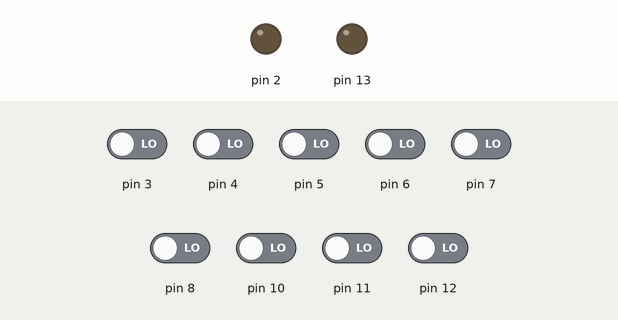
Simulated run of this sketch. Board: Arduino Uno, built with avr-gcc and run on an emulated ATmega328P. Shown: output pins drawn as LEDs (lit = HIGH). The test bench sets the inputs (shaded band); at power-on: pin 3–8, pin 10–12 LOW. What the sketch prints to the serial monitor is not drawn.

Above: at 2.0 s.
2.1 s: pin 3 driven HIGH
At 2.47 s:
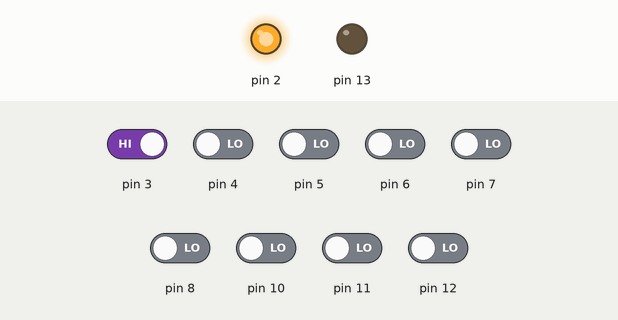
4.0 s: pin 4 driven HIGH
At 4.6 s:
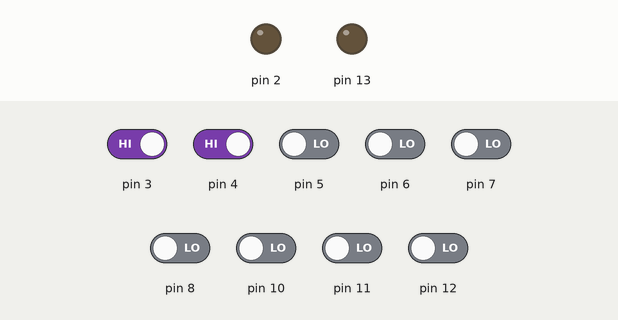
5.7 s: pin 6 driven HIGH
At 7.0 s:
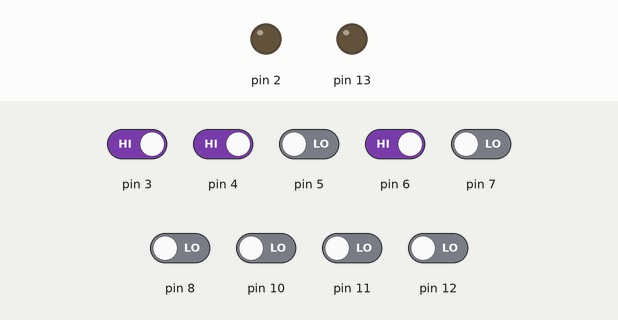
Timing chart, 0 to 8.7 s (numbered marks = the images above; inputs shaded):
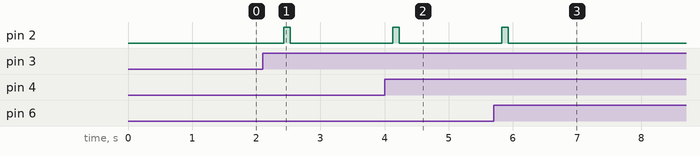

The sketch:

3X3Chess.ino
```cpp
#include <stdio.h>
// #include<Vector.h>
// #include<Pair.h>
// #include<string.h>
int s[9] = { 12, 4, 6, 11, 5, 3, 10, 7, 8 };
int initialPos;
int finalPos;
char moved;
int times = 0;
class Sensor {
public:
  int pin;
  char piece;
  int x;
  int y;
  int pval;
  int fval;
  Sensor() {
    this->piece = NULL;
    this->fval = 1;
  }
};
// class Piece{
//   public:
//   Pair<int,int>pos;
//   char*name;
//   Piece(char*name,Pair<int,int>pos){
//     name=name;
//     pos=pos;
//   }
//   // bool queenMove()
//   // {

//   // }
//   // bool camelMove()
//   // {

//   // }
//   // bool horseMove(){

//   // }
// };
Sensor S[9];
void readSensor() {
  for (int i = 0; i < 9; i++) {
    S[i].fval = digitalRead(S[i].pin);
  }
}
void checkDiff() {
  for (int i = 0; i < 9; i++) {
    S[i].fval = digitalRead(S[i].pin);
    if (S[i].pval != S[i].fval) {
      if (S[i].fval == HIGH) {
        moved = S[i].piece;
        // S[i].piece=NULL;
        initialPos = (S[i].x * 3) + S[i].y;
      }
      if (S[i].fval == LOW) {
        finalPos = (S[i].x * 3) + S[i].y;
        S[i].piece = moved;

      }
      times = 0;
    }
    S[i].pval = S[i].fval;
  }
}
bool valid() {
  if (moved == 'E') {
    return validElephant();
  } else if (moved == 'H') {
    return validHorse();
  } else if (moved == 'C') {
    return validCamel();
  }
}


bool validElephant() {
  int xf = finalPos / 3, xi = initialPos / 3, yf = finalPos % 3, yi = initialPos % 3;
  int onlyOneChanged = 0;
  if (times == 0) {
    // Serial.print(xi);
    // Serial.print(",");
    // Serial.print(yi);
    // Serial.print("-");

    // Serial.print(xf);
    // Serial.print(",");
    // Serial.print(yf);
    times = 1;
    if (xf - xi == 0 && yi - yf != 0)
      return true;
    if (xf - xi != 0 && yf - yi == 0)
      return true;
    return false;
  }
}

bool validCamel() {
  int xf = finalPos / 3, xi = initialPos / 3, yf = finalPos % 3, yi = initialPos % 3;
  if (times == 0) {
    // Serial.print(initialPos / 3);
    // Serial.print(",");
    // Serial.print(initialPos % 3);
    // Serial.print("-");

    // Serial.print(finalPos / 3);
    // Serial.print(",");
    // Serial.print(finalPos % 3);
    times = 1;
    if (abs(xf - xi) == abs(yi - yf))
      return true;
    return false;
  }
}

bool validHorse() {
  int xf = finalPos / 3, xi = initialPos / 3, yf = finalPos % 3, yi = initialPos % 3;
  if (times == 0) {
    // Serial.print(initialPos / 3);
    // Serial.print(",");
    // Serial.print(initialPos % 3);
    // Serial.print("-");

    // Serial.print(finalPos / 3);
    // Serial.print(",");
    // Serial.print(finalPos % 3);
    times = 1;
    if ((abs(xf - xi) == 1 && abs(yf - yi) == 2) || (abs(xf - xi) == 2 && abs(yf - yi) == 1))
      return true;
    return false;
  }
}
void setup() {
  //  37->A0    36->B0    35->C0
  //  34->A1    33->B1    32->C1
  //  31->A2    30->B2    29->C2

  // 0-12       1-4         2-6
  // 3-11       4-5         5-3
  // 6-10       7-7         8-8

  // H-72
  // C-67
  // E-69
  pinMode(13, OUTPUT);
  pinMode(2, OUTPUT);
  Serial.begin(9600);
  for (int i = 0; i < 9; i++) {
    S[i].pin = s[i];
    if (i / 3 == 0) {
      S[i].fval = 0;
      switch (i) {
        case 0:
          S[i].piece = 69;
          break;
        case 1:
          S[i].piece = 72;
          break;
        case 2:
          S[i].piece = 67;
          break;
      }
    }
    S[i].x = 0 + i / 3;
    S[i].y = i % 3;
    Serial.print("[");
    if (i % 3 == 0) {
      Serial.print(S[i].piece);
      Serial.print(",");
    }
    Serial.print(S[i].pin);
    Serial.print(",");
    Serial.print(S[i].x);
    Serial.print(",");
    Serial.print(S[i].y);
    Serial.print(",");
    Serial.print(S[i].pval);
    Serial.print("]");
    pinMode(S[i].pin, INPUT);
  }
}
void loop() {
  delay(400);
  readSensor();
  delay(400);
  checkDiff();
  if (times == 0) {
    if (initialPos != finalPos) {
      Serial.println();
      Serial.print(moved);
      Serial.print(" moved ");
      Serial.print(initialPos);
      Serial.print("-");
      Serial.print(finalPos);
      Serial.println();
      if (valid())
      {
        Serial.print("true");
        digitalWrite(13, HIGH);
        delay(100);
        digitalWrite(13, LOW);
      } else  //Serial.print("false");
      {
        digitalWrite(2, HIGH);
        delay(100);
        digitalWrite(2, LOW);
      }
      times = 1;
    }
  }
}
```

Measured:
- after the input at 2.1 s, pin 2: LOW → HIGH after 0.33 s, → LOW 0.10 s later
- after the input at 4.0 s, pin 2: LOW → HIGH after 0.13 s, → LOW 0.10 s later
- after the input at 5.7 s, pin 2: LOW → HIGH after 0.13 s, → LOW 0.10 s later
